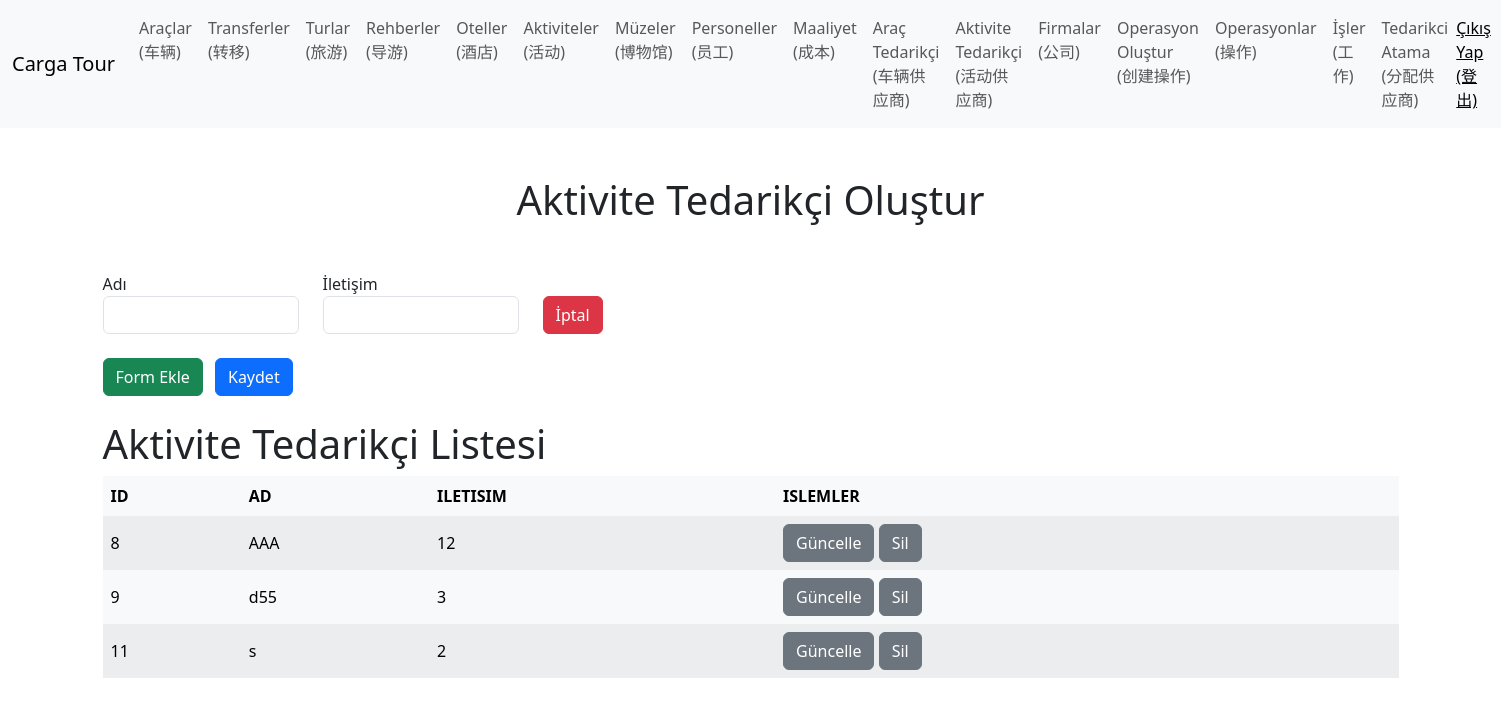
The app's page /activity_supplier/ (signed in) with its own data.
### TourManager/models.py (models this page shows, shortened)
class ActivitySupplier(models.Model):
    company=models.ForeignKey(Sirket, verbose_name="Sirket", on_delete=models.CASCADE)
    name = models.CharField(verbose_name="Adı", max_length=100)
    contact = models.CharField(verbose_name="İletişim", max_length=155)

### TourManager/views.py (the view)
# urls.py: path('activity_supplier/', activity_supplier, name='activity_supplier'),
def activity_supplier(request):
    requestPersonel = Personel.objects.get(user = request.user)
    sirket = requestPersonel.company
    context={
        'title' : 'Aktivite Tedarikçi',
        'createtitle' : 'Aktivite Tedarikçi Oluştur',
        'listTitle' : 'Aktivite Tedarikçi Listesi',
        'createUrl' : 'create_activity_supplier',
        'deleteUrl' : 'delete_activity_supplier',
        'form' : ActivitySupplierForm(),
        'activitysuppliers' : ActivitySupplier.objects.filter(company = sirket)
    }
    return render(request, 'tour/activity-supplier.html', context)

### TourManager/forms.py
class ActivitySupplierForm(forms.ModelForm):
    class Meta:
        model = ActivitySupplier
        fields = ['name', 'contact']
        widgets = {
            'name': forms.TextInput(attrs={'class': 'form-control'}),
            'contact': forms.TextInput(attrs={'class': 'form-control'}),
        }

### TourManager/templates/tour/activity-supplier.html
{% extends "tour/base.html" %}
{% block content %}
<h1 class="text-center my-5">{{ createtitle }}</h1>
<div id="forms">
    {% include 'tour/partials/activity-supplier-form.html' %}
</div>
<button class="btn btn-success my-4 me-2" hx-get="{% url createUrl %}" hx-target="#forms" hx-swap="beforeend">Form Ekle</button>
<button type="button" class="btn btn-primary my-4"  id="submit-all">Kaydet</button>
<h1> {{ listTitle }}</h1>
<div style="overflow-x: auto;">
<table class="table table-striped table-hover table-borderless table-light align-middle">
    <thead>
        <tr>
            <th>ID</th>
            <th>AD</th>
            <th>ILETISIM</th>
            <th>ISLEMLER</th>
        </tr>
    </thead>
    <tbody id="activity-supplier-list">
        {% for activitysupplier in activitysuppliers %}
            {% include "tour/partials/activity-supplier-list.html" %}
        {% endfor %}
    </tbody>
</table>
</div>
{% endblock content %}

### TourManager/templates/tour/partials/activity-supplier-list.html
<tr id="activity-supplier-{{ activitysupplier.id }}"  hx-swap="outerHTML swap:.5s" target="this">
    <td>{{ activitysupplier.id }}</td>
    <td>{{ activitysupplier.name }}</td>
    <td>{{ activitysupplier.contact }}</td>
    <td>
        <button class="btn btn-secondary" hx-get="{% url 'edit_activity_supplier' activitysupplier.id %}" hx-target="#activity-supplier-{{ activitysupplier.id }}" hx-swap="outerHTML swap:.5s">
            Güncelle
        </button>
        <button class="btn btn-secondary" hx-delete="{% url 'delete_activity_supplier' activitysupplier.id %}" hx-confirm="Silmek istediğine emin misin?" hx-target="#activity-supplier-{{ activitysupplier.id }}">Sil</button>
    </td>
</tr>

### records on screen
ActivitySupplier: id "8", name "AAA", contact "12"
ActivitySupplier: id "9", name "d55", contact "3"
ActivitySupplier: id "11", name "s", contact "2"

### other values on screen
{{ createtitle }} "Aktivite Tedarikçi Oluştur"
{{ listTitle }} "Aktivite Tedarikçi Listesi"
